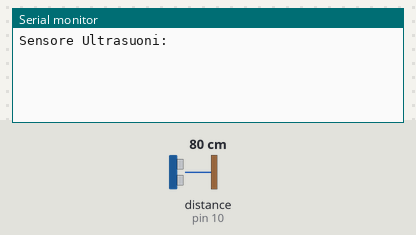
A sketch run on a simulated Arduino Uno, built with avr-gcc and run on an emulated ATmega328P. On the bench: the last lines printed to the serial monitor. Wiring (inferred from the names in the program): ultrasonic range finder: trigger pin 9; echo pin 10. The test bench sets the inputs (shaded band); at power-on: distance to the obstacle (sensor on pin 10) 80 cm. The echo pulse lasts 58.3 µs per cm.

Above: at 1.2 s.
1.3 s: distance to the obstacle (sensor on pin 10) set to 2 cm
At 2.9 s:
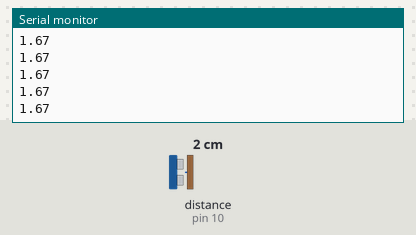
3.3 s: distance to the obstacle (sensor on pin 10) set to 4 cm
At 6.3 s:
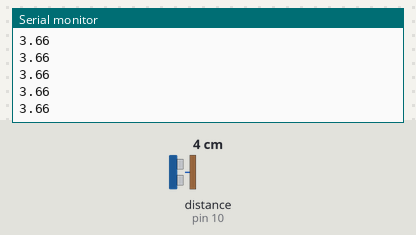
Timing chart, 0 to 7.8 s (numbered marks = the images above; inputs shaded):
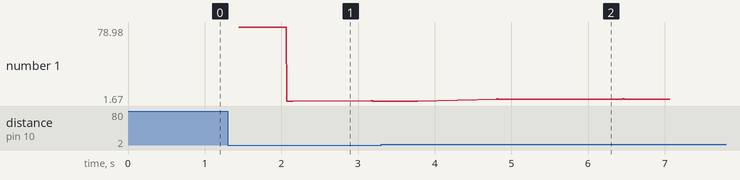

Measured:
- after the input at 1.3 s, the serial monitor: prints a new line after 0.77 s (image 1)
- after the input at 3.3 s, the serial monitor: prints a new line after 1.5 s (image 2)
- plotted number 1: 1.67 → 3.66 after the input at 3.3 s

The sketch:

Sensori.ino
```cpp
const int   MAXEL = 100;
const int triggerPort = 9;
const int echoPort = 10;

float v [MAXEL];
int numEl=0;
void setup() {

pinMode(triggerPort, OUTPUT);
pinMode(echoPort, INPUT);
Serial.begin(9600);
Serial.print( "Sensore Ultrasuoni: ");
}

void loop() {

//porta bassa l'uscita del trigger
digitalWrite( triggerPort, LOW );
//invia un impulso di 10microsec su trigger
digitalWrite( triggerPort, HIGH );
delayMicroseconds( 10 );
digitalWrite( triggerPort, LOW );

float durata = pulseIn( echoPort, HIGH );

float distanza = 0.034 * durata / 2;

//Serial.print("distanza: ");

//dopo 38ms è fuori dalla portata del sensore
if( durata > 38000 ){
//Serial.println("Fuori portata   ");
distanza = -1;

}
else{
//Serial.print(distanza);
//Serial.println(" cm     ");


//Comunica a BlueTooth
}
push(distanza);
if(numEl==MAXEL){
  for (int i=0; i<numEl; i++)
    Serial.println(v[i]);
    }

//Aspetta 1000 microsecondi
delayMicroseconds(10000);
}

void push(float dist)
{
  if(numEl<MAXEL)
  {
    v[numEl] = dist;
    numEl++;
  }
  else
  {
    for (int i=0; i<numEl; i++)
      v[i]=0;
    numEl=0;
  }
  }
```
